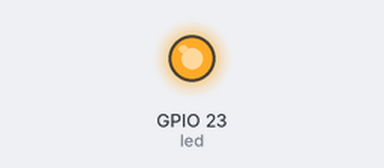
The sketch below on a simulated ESP32. On the bench: output pins drawn as LEDs (lit = HIGH). WiFi joins after 1.5 s; servers stay silent unless stated; random numbers use the default seed unless the sketch sets one; what the sketch prints to the serial monitor is not drawn.

Above: at 2.5 s.
At 4.6 s:
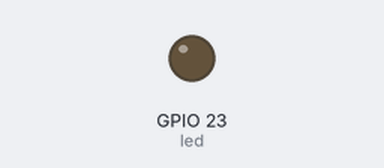
Timing chart, 0 to 7.1 s (numbered marks = the images above):
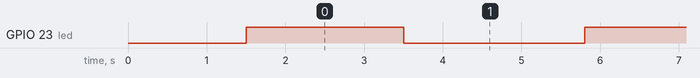

Measured:
- by itself, GPIO 23 (led): alternates HIGH for 2.0 s and LOW for 2.3 s

The sketch:

ThingSpeak_Inicial.ino
```cpp
#include "ThingSpeak.h"
#include "WiFi.h"

//Declarar funciones:
void process();

//Constantes:
const int led = 23;
const char * SSID = "ACNET2";
const char * PASS = "";

unsigned long channel = 2274848;
const char * writeAPIKey = "FXPPV47A789VL2A7";


//Objeto WIFI Client
WiFiClient client;

void setup() {
    // Activamos los pines de entrada y salida
    pinMode(led, OUTPUT);
    Serial.begin(115200);
    //Conectar WIFI:
    WiFi.begin(SSID, PASS);
    Serial.print("Conectando WIFI\n");
    while(WiFi.status() != WL_CONNECTED){
      delay(500);
      Serial.print(".");
    }
    Serial.print("WIFI Conectado!");

    //Inicializar objeto ThingSpeak
    ThingSpeak.begin(client);

}

void loop() {
  process();
}


void process(){
  digitalWrite(led, HIGH);
  delay(2000);
  //Cada vez que se enciende el LED enviamos un valor aleatorio entre [0;100]
  int rand = random(1,100);

  Serial.printf("Enviando valor: %d  ", rand);

  digitalWrite(led, LOW);
  delay(2000);

  int x = ThingSpeak.writeField(channel, 1, rand, writeAPIKey);
  if(x == 200){
    Serial.println("Canal escrito correctamente.");
  }
  else{
    Serial.println("Problemas al actualizar el canal. HTTP error code " + String(x));
  }
}


//  ThingSpeak.setField(1, rand);
//  ThingSpeak.writeFields(channel, writeAPIKey);
```
